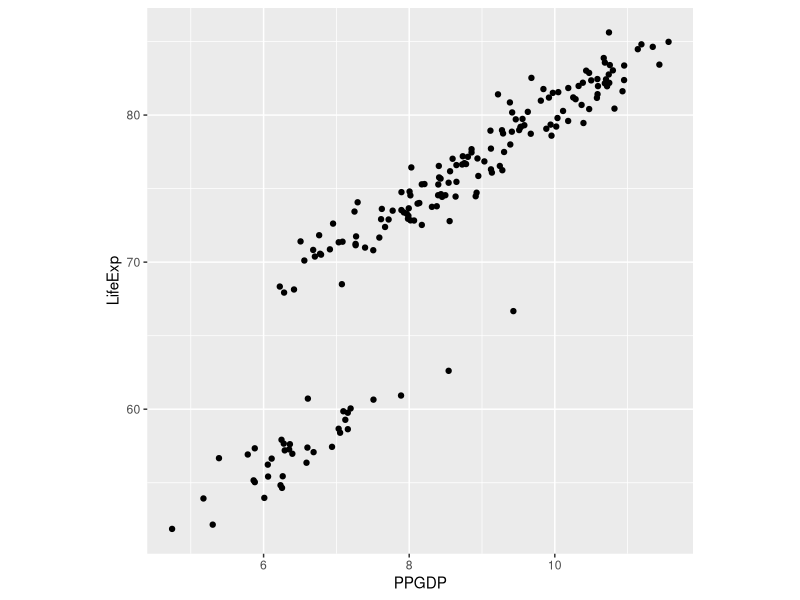
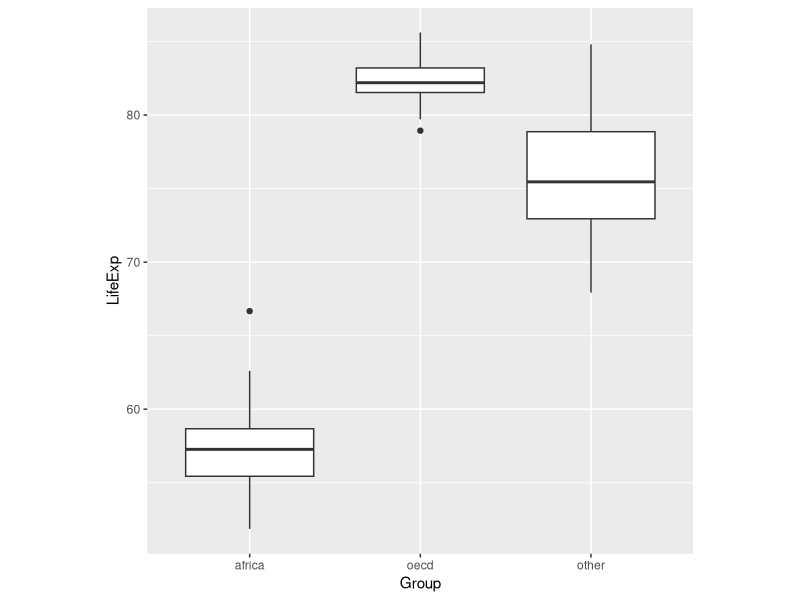
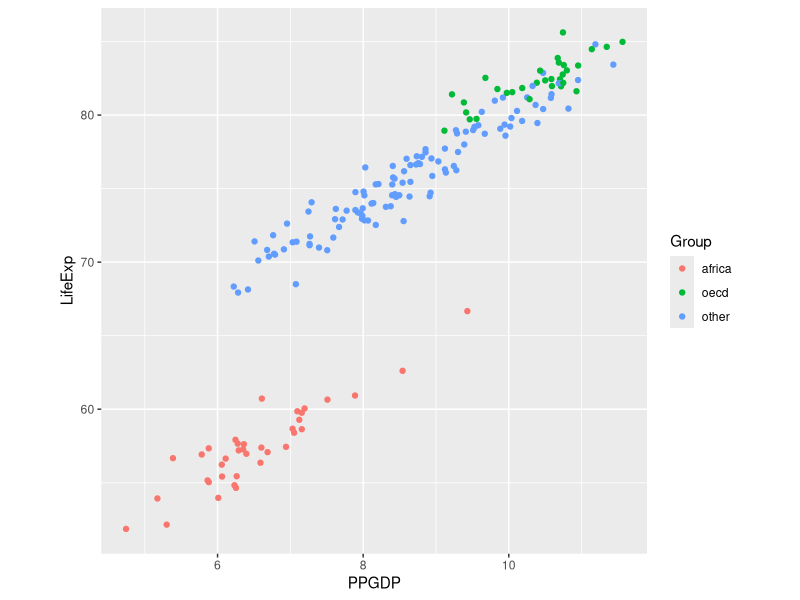
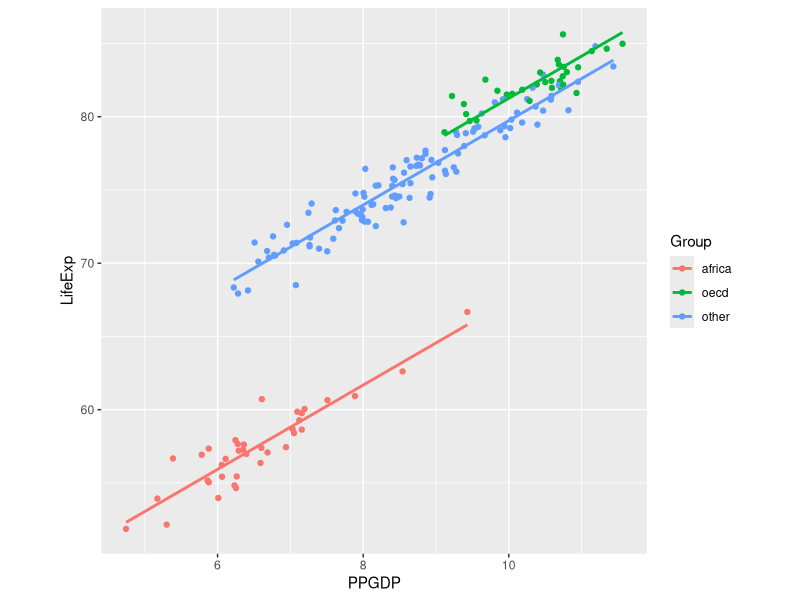
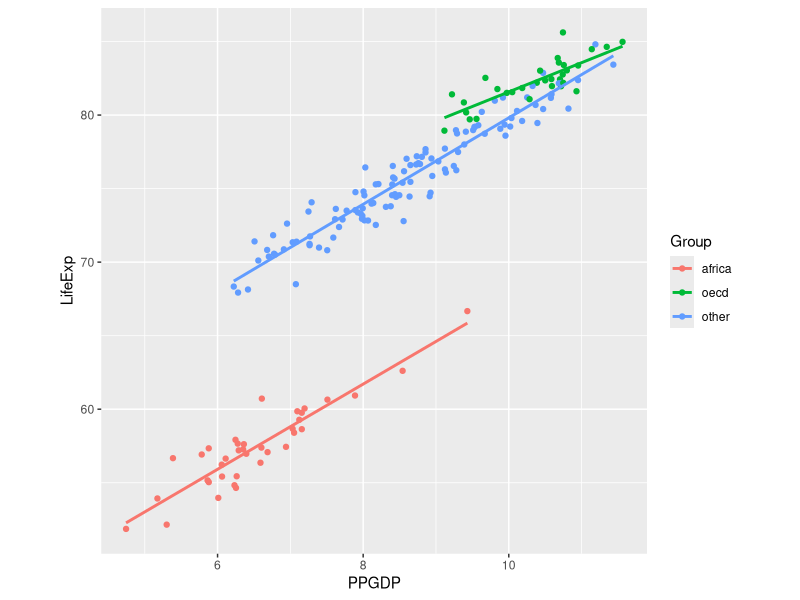

Write R code to recreate these figures, in order.
## ---- chunk 1
library(tidyverse)
## ---- chunk 2
life <- read_table("LifeExpectancy.txt") %>% 
  mutate(Country = as.factor(Country),
         Group = as.factor(Group))
summary(life)
## ---- chunk 3

ggplot(data = life) +
  geom_point(mapping = aes(x = PPGDP, y = LifeExp)) +
  theme(aspect.ratio = 1)
## ---- chunk 4
ggplot(data = life) +
  geom_boxplot(mapping = aes(x = Group, y = LifeExp)) +
  theme(aspect.ratio = 1)

## ---- chunk 5
ggplot(data = life) +
  geom_point(mapping = aes(x = PPGDP, 
                           y = LifeExp,
                           color = Group )) +
                         
  theme(aspect.ratio = 1)
## ---- chunk 6
life$GroupAfrica <- ifelse(life$Group == "africa",1,0)
life$GroupOECD <- ifelse(life$Group == "oecd",1,0)
life$Group_Other <- ifelse(life$Group == "other",1,0)
summary(life)
## ---- chunk 7
life_lm_initial <- lm(LifeExp ~ PPGDP +
                        GroupAfrica + 
                        GroupOECD, data = life)
summary(life_lm_initial)
## ---- chunk 8
confint(life_lm_initial, level = .95)
## ---- chunk 9
life_lm_group <- lm(LifeExp ~ Group, data = life)

anova(life_lm_initial,life_lm_group)
## ---- chunk 10
predict(life_lm_initial,
        newdata = data.frame(PPGDP = 9.5,
                             GroupOECD = 1,
                             GroupAfrica = 0),
        interval = "confidence",
        level = .95)
## ---- chunk 11
ggplot(life) +
  geom_point(mapping = aes(x = PPGDP,
                           y = LifeExp, 
                           color = Group)) +
  geom_line(mapping = aes(x = PPGDP,
                          y = predict(life_lm_initial), 
                          color = Group),
            size = 1) +
  theme(aspect.ratio = 1)
## ---- chunk 12
life_lm_inter1 <- lm(LifeExp ~ PPGDP + 
                        GroupAfrica + 
                        GroupOECD + 
                        PPGDP:Group, 
                      data = life)

life_lm_inter2 <- lm(LifeExp ~ PPGDP + 
                        GroupAfrica + 
                        GroupOECD + 
                        PPGDP:GroupAfrica +
                        PPGDP:GroupOECD, 
                      data = life)

summary(life_lm_inter2)
## ---- chunk 13
anova(life_lm_inter1)
## ---- chunk 14
ggplot(life) +
  geom_point(mapping = aes(x = PPGDP, 
                           y = LifeExp, 
                           color = Group)) +
  geom_line(mapping = aes(x = PPGDP,
                          y = predict(life_lm_inter1), 
                          color = Group),
            size = 1) +
  theme(aspect.ratio = 1)
